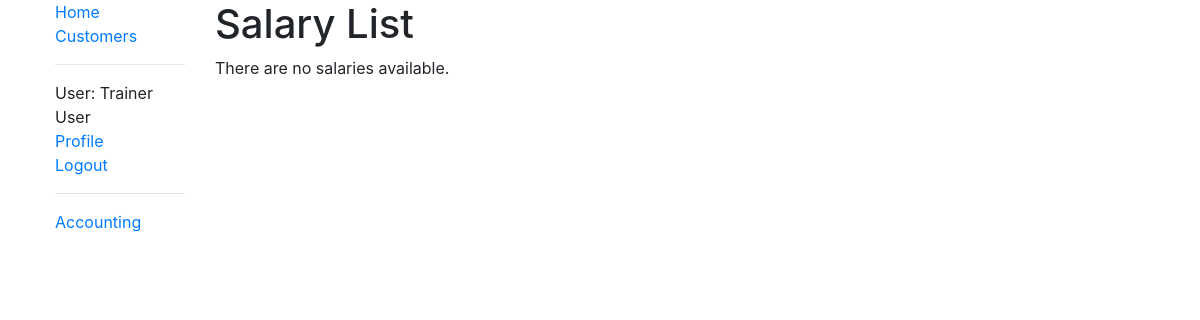
/accounting/salary/list/ (signed in), run on an earlier commit of the app's database.
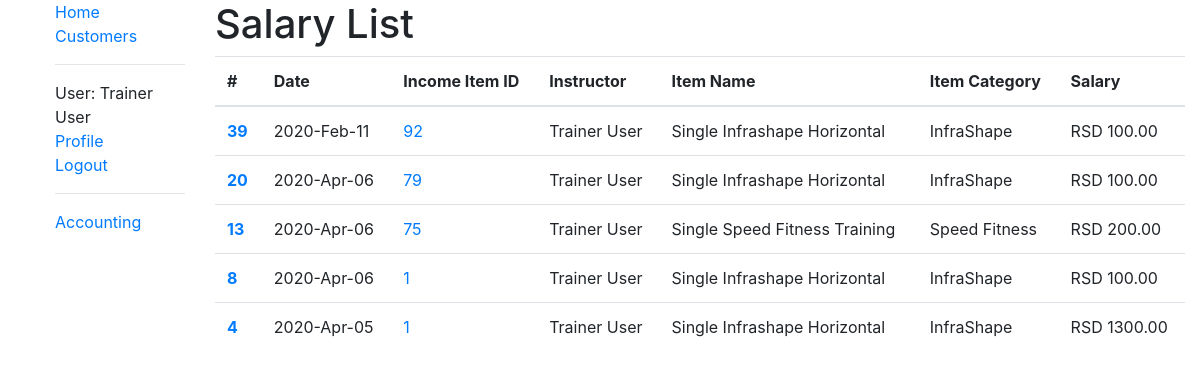
And on a later commit of the database.
### accounting/models.py (models this page shows, shortened)
class Salary(models.Model):
    instructor = models.ForeignKey(User, on_delete=models.CASCADE)
    date = models.DateField(null=True, blank=False, default=djnow())
    item = models.ForeignKey(IncomeCategories, on_delete=models.CASCADE)
    income_item = models.ForeignKey(IncomeItems, on_delete=models.CASCADE)
    salary = models.DecimalField(max_digits=8, decimal_places=2, blank=False, default=Decimal('0.00'))
    class Meta:
        ordering = ['-id', 'date', 'instructor', 'item']

class IncomeItems(models.Model):
    client = models.ForeignKey(User, on_delete=models.CASCADE, related_name='%(app_label)s_%(class)s_related')
    instructor = models.ForeignKey(User, on_delete=models.CASCADE)
    date = models.DateField(null=True, blank=True, default=djnow())
    item = models.ForeignKey(IncomeCategories, on_delete=models.CASCADE)
    quantity = models.IntegerField(default='0')
    net_amount = models.DecimalField(max_digits=8, decimal_places=2, blank=False, default=Decimal('0.00'))
    vat = models.DecimalField(max_digits=5, decimal_places=2, blank=False, default=Decimal('0.00'))
    brut_amount = models.DecimalField(max_digits=8, decimal_places=2, blank=False, default=Decimal('0.00'))
    class Meta:
        ordering = ['-id', 'date', 'item']
        permissions = (('can_see_all_financials', 'Show all financials'), ('can_see_own_financials', 'Show own financials'))

class IncomeCategories(models.Model):
    name = models.CharField(max_length=200, help_text='Enter a category name', blank=False)
    category_type = models.ForeignKey(CategoryType, on_delete=models.CASCADE, blank=False)
    unit_price = models.DecimalField(max_digits=8, decimal_places=2, blank=False)
    currency = models.CharField(max_length=3, help_text='Enter a currency code', blank=False)
    class Meta:
        ordering = ['category_type']
        permissions = (('can_see_all_financials', 'Show all financials'), ('can_see_own_financials', 'Show own financials'))

class CategoryType(models.Model):
    name = models.CharField(max_length=200, help_text='Enter a category type', blank=False)
    class Meta:
        permissions = (('can_see_all_financials', 'Show all financials'), ('can_see_own_financials', 'Show own financials'))

### accounting/views.py (the view)
# urls.py: path('salary/list/', views.SalaryListView.as_view(), name='salary_list'),
class SalaryListView(LoginRequiredMixin, PermissionRequiredMixin, generic.ListView):
    model = Salary
    permission_required = 'accounting.can_see_own_financials'
    paginate_by = 10
    def get_queryset(self):
        u = self.request.user
        if u.has_perm('accounting.can_see_own_financials') and u.has_perm('accounting.can_see_all_financials'):
            return Salary.objects.all()
        else:
            return Salary.objects.filter(instructor=u)

### customers/models.py (called while the page is built)
    def get_absolute_url(self):
        return reverse('customers:person-detail', args=[str(self.slug)])

### accounting/templates/accounting/salary_list.html (shortened to what this page needs)
{% extends "base_generic.html" %}
{% load crispy_forms_tags %}
{% block content %}
<h1>Salary List</h1>
{% if salary_list %}
<table class="table table-hover">
    <thead>
      <tr>
        <th scope="col">#</th>
        <th scope="col">Date</th>
        <th scope="col">Income Item ID</th>
        <th scope="col">Instructor</th>
        <th scope="col">Item Name</th>
        <th scope="col">Item Category</th>
        <th scope="col">Salary</th>
      </tr>
    </thead>
    <tbody>
    {% for incomeitem in salary_list %}
            <tr>
                <th scope="row">
                    <a href="{% url 'accounting:salary_update' incomeitem.id %}">
                        {{ incomeitem.id }}
                    </a>
                </th>
                <td>{{ incomeitem.date|date:"Y-M-d" }}</td>
                <td>
                    <a href="{% url 'accounting:incomeitems_update' incomeitem.income_item.id %}">{{ incomeitem.income_item.id }}</a>
                </td>
                <td>{{ incomeitem.instructor.get_full_name }}</td>
                <td>{{ incomeitem.item.name }}</td>
                <td>{{ incomeitem.item.category_type.name }}</td>
                <td>{{ incomeitem.item.currency }} {{ incomeitem.salary }}</td>
            </tr>
  {% endfor %}
</tbody>
</table>
{% else %}
  <p>There are no salaries available.</p>
{% endif %}
{% endblock %}

### templates/base_generic.html (shortened to what this page needs)
<!DOCTYPE html>
<html lang="en">
<head>
  <link rel="stylesheet" href="https://stackpath.bootstrapcdn.com/bootstrap/4.1.3/css/bootstrap.min.css">
  <link href="http://cdn.pydata.org/bokeh/release/bokeh-0.12.0.min.css" rel="stylesheet" type="text/css">
  <!-- {% load static %}
  <link rel="stylesheet" href="{% static 'css/styles.css' %}"> -->
</head>
<body>
  <div class="container-fluid">
    <div class="row">
      <div class="col-sm-2">
      {% block sidebar %}
        <ul class="sidebar-nav" style="list-style-type: none;">
          <li><a href="{% url 'index' %}">Home</a></li>
          <li><a href="{% url 'customers:customers-list' %}">Customers</a></li>
          <hr>
          {% if user.is_authenticated %}
            <li>User: {{user.get_full_name}}</li>
            <li><a href="{{ user.person.get_absolute_url}}">Profile</a></li>
            <li><a href="{% url 'logout' %}">Logout</a></li>
          {% else %}
            <li><a href="{% url 'login' %}">Login</a></li>
            <li><a href="{% url 'signup' %}">Sign Up</a></li>
          {% endif %}
          <hr>
          {% if perms.customers.can_see_own_financials %}
            <li><a href="{% url 'accounting:accounting' %}">Accounting</a></li>
          {% endif %}
        </ul>
     {% endblock %}
      </div>
      <div class="col-sm-10 ">{% block content %}{% endblock %}
      </div>
    </div>
  </div>
</body>
</html>

What changed in the data, as far as the page shows it:
added Salary: id "39", date "2020-Feb-11", income_item.id "92", instructor.get_full_name "Trainer User", item.name "Single Infrashape Horizontal", item.category_type.name "InfraShape", item.currency "RSD", salary "100.00"
added Salary: id "20", date "2020-Apr-06", income_item.id "79", instructor.get_full_name "Trainer User", item.name "Single Infrashape Horizontal", item.category_type.name "InfraShape", item.currency "RSD", salary "100.00"
added Salary: id "13", date "2020-Apr-06", income_item.id "75", instructor.get_full_name "Trainer User", item.name "Single Speed Fitness Training", item.category_type.name "Speed Fitness", item.currency "RSD", salary "200.00"
added Salary: id "8", date "2020-Apr-06", income_item.id "1", instructor.get_full_name "Trainer User", item.name "Single Infrashape Horizontal", item.category_type.name "InfraShape", item.currency "RSD", salary "100.00"
added Salary: id "4", date "2020-Apr-05", income_item.id "1", instructor.get_full_name "Trainer User", item.name "Single Infrashape Horizontal", item.category_type.name "InfraShape", item.currency "RSD", salary "1300.00"
Also different on the page:
text no longer shown: "There are no salaries available."
text now shown: "# Date Income Item ID Instructor Item Name Item Category Salary"
